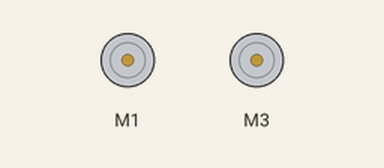
Recording of a sketch running on a simulated Arduino Uno, built with avr-gcc and run on an emulated ATmega328P. On the bench: 2 × DC motor (green arrow = forward, orange = backward, longer = faster).

Above: at 10.0 s.
At 20.5 s:
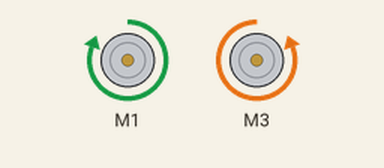
At 23.5 s:
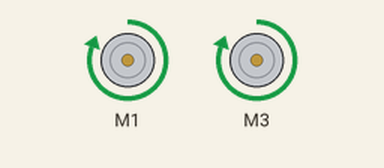
Timing chart, 0 to 37.7 s (numbered marks = the images above):
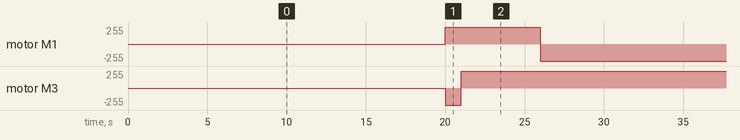

The sketch:

motorturns.ino
```cpp
#include <AFMotor.h>
AF_DCMotor motor1(1);
AF_DCMotor motor2(3);
void setup() {
motor1.setSpeed(255);
motor2.setSpeed(255);// put your setup code here, to run once:

}

void loop() {
delay(20000);  // put your main code here, to run repeatedly:
motor1.run(FORWARD);
motor2.run(BACKWARD);//RIGHT
delay(1000);
motor1.run(FORWARD);
motor2.run(FORWARD);//forward
delay(5000);
motor1.run(BACKWARD);
motor2.run(FORWARD);//LEFT turn
delay(3000);
}
```

Measured:
- by itself, motor M1: alternates forward 255/255 for 6.0 s and backward 255/255 for 23.0 s
- by itself, motor M3: alternates forward 255/255 for 28.0 s and backward 255/255 for 1.0 s
